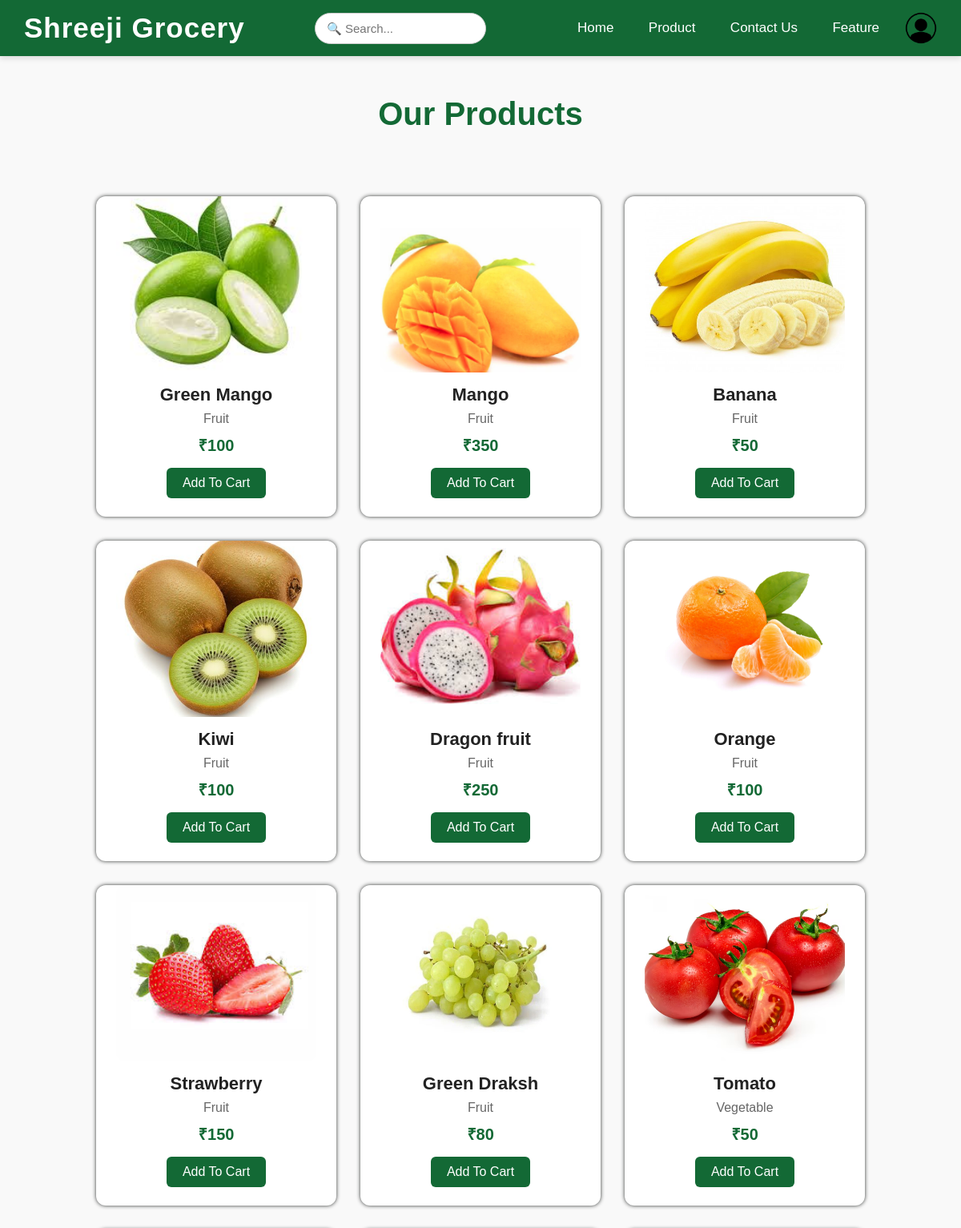
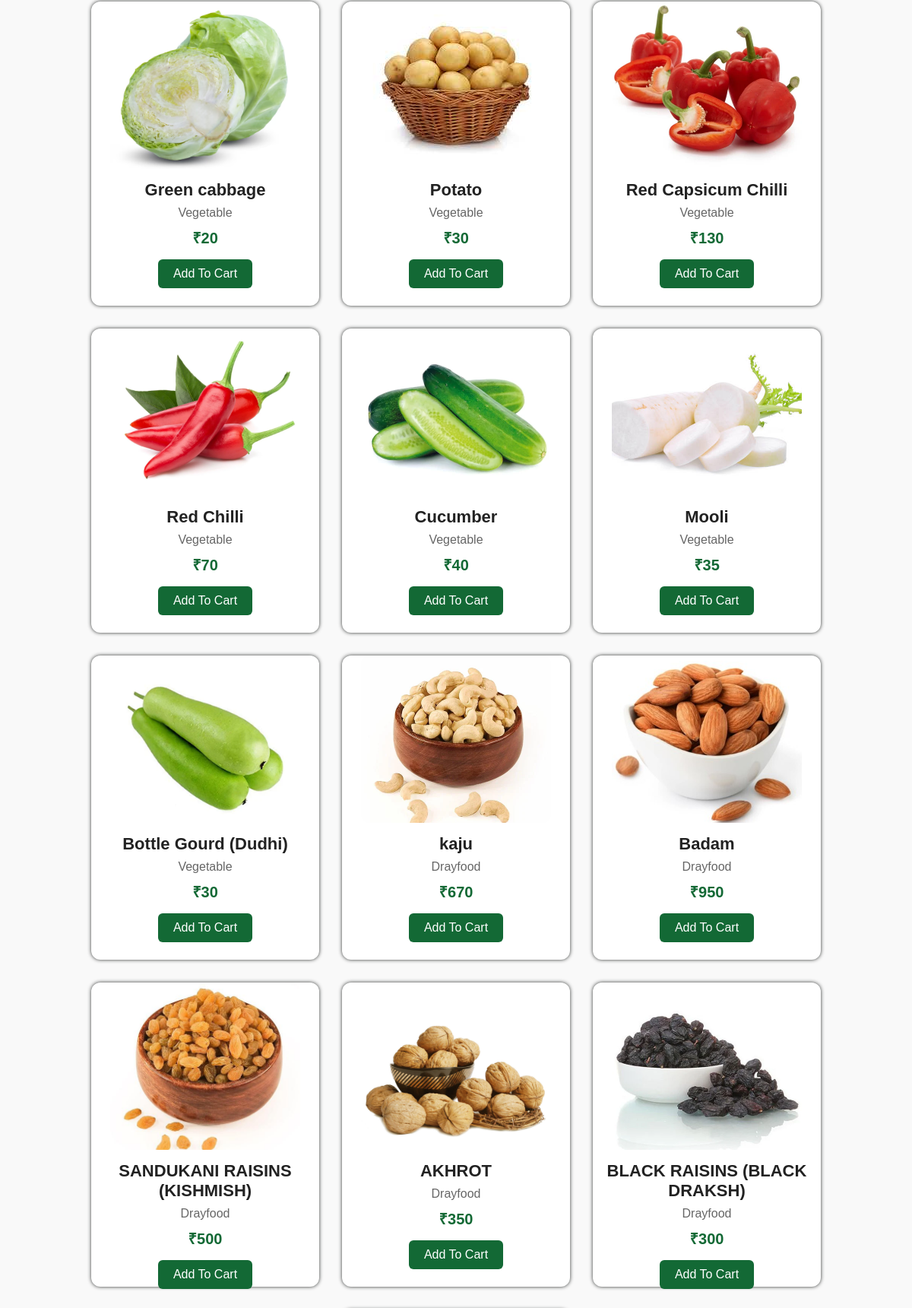
The page /product.php (upper part) on the database its author committed (2 pictures, top to bottom).
### tables this page shows
CREATE TABLE `product` (
  `id` int(11) NOT NULL,
  `name` varchar(30) NOT NULL,
  `category` varchar(30) NOT NULL,
  `price` int(11) NOT NULL,
  `image` text NOT NULL
);

### product.php (the view, shortened to what this page needs)
<?php
    include 'header.php';
    include 'db.php';
    $result = mysqli_query($con,"select * from product");
?>
<h1>Our Products</h1>
<div class="product-container">
  <?php while($row = mysqli_fetch_assoc($result)) { ?>
      <div class="a1">
          <img src="admin/p_image/<?= $row['image']; ?>" alt="Product image">
          <div class="a2">
              <h2><?= $row['name']; ?></h2>
              <p><?= $row['category']; ?></p>
              <h2>₹<?= $row['price']; ?></h2>
              <form action="addtocart.php" method="post">
                  <button type="submit" class="btn">Add To Cart</button>
              </form>
          </div>
      </div>
  <?php } ?>
</div>

### product.php (style rules this page uses)
body { font-family: Arial, sans-serif; background: #f4f6f9; margin: 0; padding: 0; }
h1 { font-size: 40px; color: #136935; text-align: center; margin: 30px 0 40px; }
.product-container { display: flex; flex-wrap: wrap; justify-content: center; gap: 30px; padding: 40px; }
.a1 { display: flex; flex-direction: column; align-items: center; background: #ffffff; border-radius: 12px; box-shadow: 0 0 5px #303331ff; height: 400px; width: 300px; }
.a1 img { width: 250px; height: 220px; border-radius: 12px; object-fit: cover; margin-bottom: 15px; }
.a2 { text-align: center; }
.a2 h2 { font-size: 22px; margin-bottom: 8px; color: #222; }
.a2 p { font-size: 16px; color: #666; margin-bottom: 10px; }
.a2 h2:last-of-type { font-size: 20px; color: #136935; margin: 10px 0 15px; }
.a2 button { padding: 10px 20px; background-color: #136935; color: white; font-size: 16px; border: none; border-radius: 6px; cursor: pointer; }

### header.php (style rules this page uses)
* { margin: 0; padding: 0; box-sizing: border-box; }
body { font-family: 'Poppins', sans-serif; margin: 0; padding: 0; background-color: #f9f9f9; }

### rows shown on the page
product: image (picture), name "Green Mango", category "Fruit", price "100"
product: image (picture), name "Mango", category "Fruit", price "350"
product: image (picture), name "Banana", category "Fruit", price "50"
product: image (picture), name "Kiwi", category "Fruit", price "100"
product: image (picture), name "Dragon fruit", category "Fruit", price "250"
product: image (picture), name "Orange", category "Fruit", price "100"
product: image (picture), name "Strawberry", category "Fruit", price "150"
product: image (picture), name "Green Draksh", category "Fruit", price "80"
product: image (picture), name "Tomato", category "Vegetable", price "50"
product: image (picture), name "Green cabbage", category "Vegetable", price "20"
product: image (picture), name "Potato", category "Vegetable", price "30"
product: image (picture), name "Red Capsicum Chilli", category "Vegetable", price "130"
product: image (picture), name "Red Chilli", category "Vegetable", price "70"
product: image (picture), name "Cucumber", category "Vegetable", price "40"
product: image (picture), name "Mooli", category "Vegetable", price "35"
product: image (picture), name "Bottle Gourd (Dudhi)", category "Vegetable", price "30"
product: image (picture), name "kaju", category "Drayfood", price "670"
product: image (picture), name "Badam", category "Drayfood", price "950"
product: image (picture), name "SANDUKANI RAISINS (KISHMISH)", category "Drayfood", price "500"
product: image (picture), name "AKHROT", category "Drayfood", price "350"
product: image (picture), name "BLACK RAISINS (BLACK DRAKSH)", category "Drayfood", price "300"
